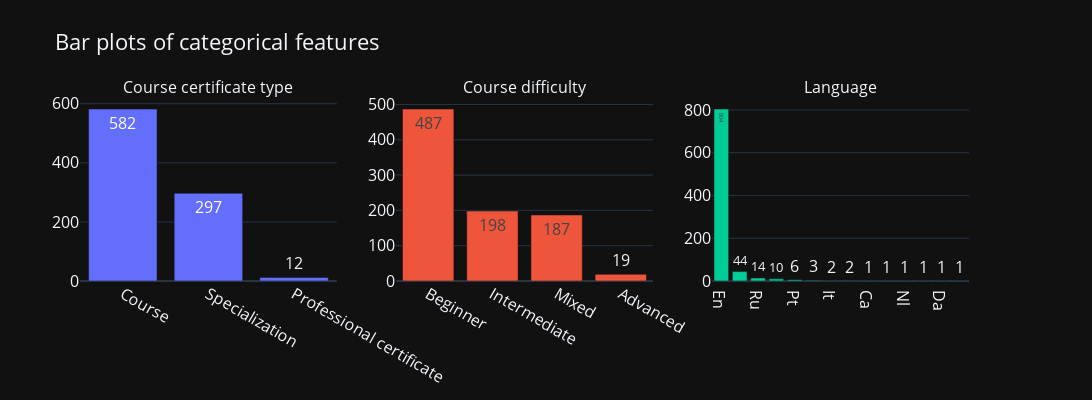

Notebook source saved alongside this figure:
### Markdown cell above
Visualization of the categorical features and their distributions to support the statement above.

### Code cell
bar_plot(data, cat_cols)

### Figure 1 — Plotly figure (JSON) as saved in the notebook; plotly's stock layout.template omitted (floating-point values rounded to 4 significant figures)
{"data": [{"name": "Course certificate type", "text": [582, 297, 12], "type": "bar", "x": ["Course", "Specialization", "Professional certificate"], "xaxis": "x", "y": [582, 297, 12], "yaxis": "y"}, {"name": "Course difficulty", "text": [487, 198, 187, 19], "type": "bar", "x": ["Beginner", "Intermediate", "Mixed", "Advanced"], "xaxis": "x2", "y": [487, 198, 187, 19], "yaxis": "y2"}, {"name": "Language", "text": [804, 44, 14, 10, 6, 3, 2, 2, 1, 1, 1, 1, 1, 1], "type": "bar", "x": ["En", "Es", "Ru", "Fr", "Pt", "Ro", "It", "De", "Ca", "No", "Nl", "Hu", "Da", "Bg"], "xaxis": "x3", "y": [804, 44, 14, 10, 6, 3, 2, 2, 1, 1, 1, 1, 1, 1], "yaxis": "y3"}], "layout": {"annotations": [{"font": {"size": 16}, "showarrow": false, "text": "Course certificate type", "x": 0.1444, "xanchor": "center", "xref": "paper", "y": 1, "yanchor": "bottom", "yref": "paper"}, {"font": {"size": 16}, "showarrow": false, "text": "Course difficulty", "x": 0.5, "xanchor": "center", "xref": "paper", "y": 1, "yanchor": "bottom", "yref": "paper"}, {"font": {"size": 16}, "showarrow": false, "text": "Language", "x": 0.8556, "xanchor": "center", "xref": "paper", "y": 1, "yanchor": "bottom", "yref": "paper"}], "font": {"size": 16}, "height": 400, "hovermode": false, "showlegend": false, "title": {"text": "Bar plots of categorical features"}, "width": 1800, "xaxis": {"anchor": "y", "domain": [0, 0.2889]}, "xaxis2": {"anchor": "y2", "domain": [0.3556, 0.6444]}, "xaxis3": {"anchor": "y3", "domain": [0.7111, 1]}, "yaxis": {"anchor": "x", "domain": [0, 1]}, "yaxis2": {"anchor": "x2", "domain": [0, 1]}, "yaxis3": {"anchor": "x3", "domain": [0, 1]}}}
